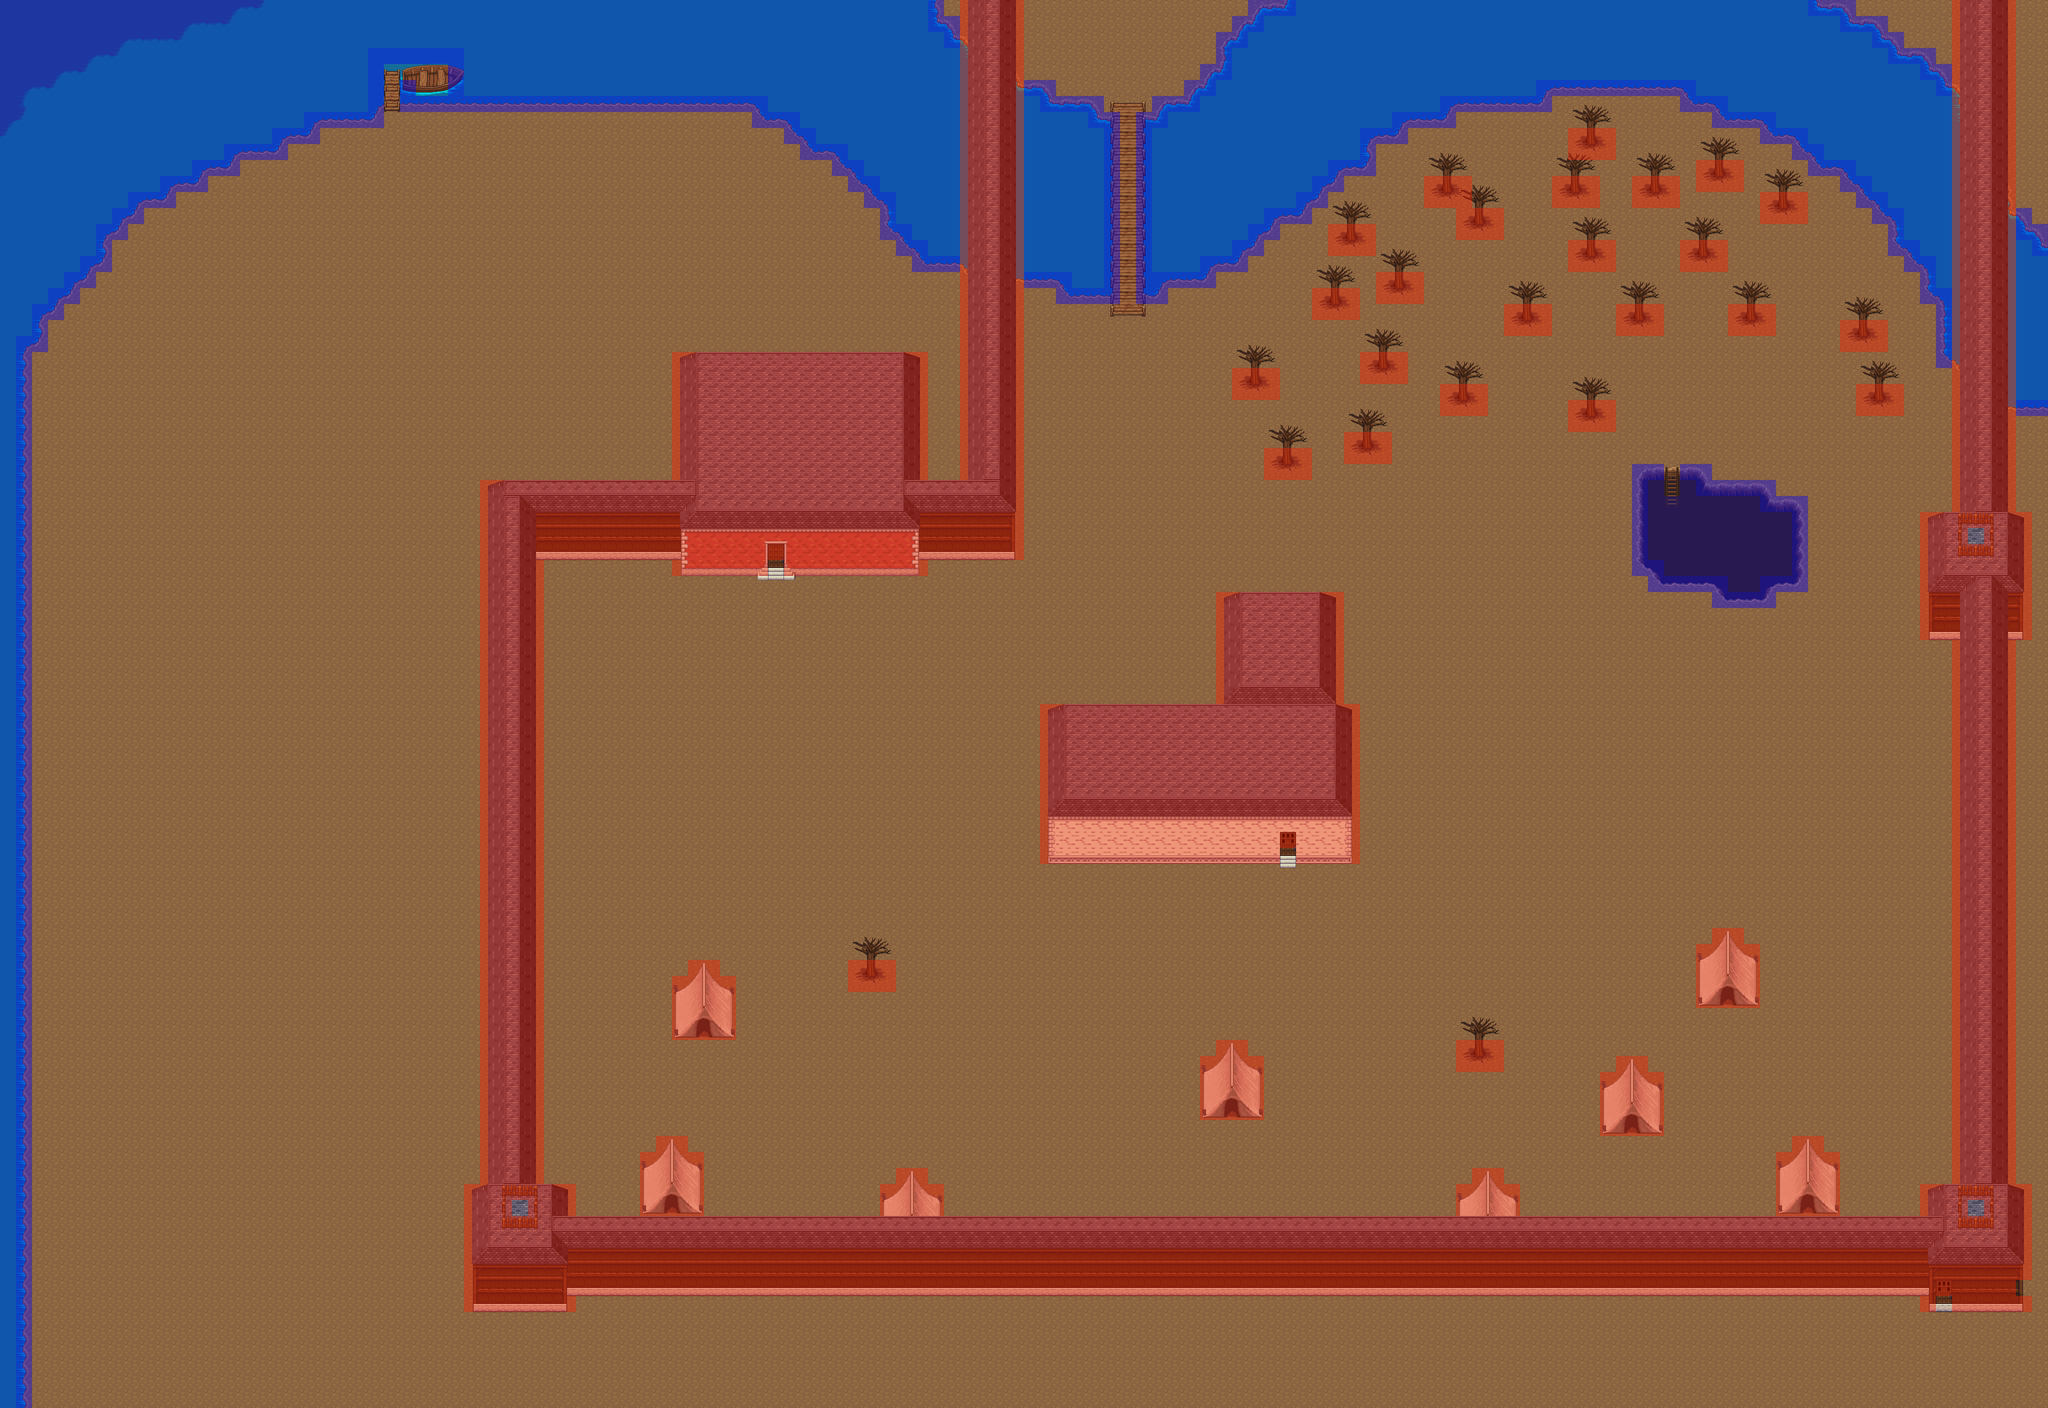

This game map was drawn from its Tiled (.tmx) file and the tilesets committed beside it. A one-line description and the trimmed map source follow:
An orthogonal 128x88 tile map with 32x32 px tiles, 5 tile layers (background, fringe, object, foreground, ...), 5 tilesets and 15 objects (5x on_trigger, 2x npcs/guardskelleft.txt, npcs/guardskelright.txt, npcs/human1.txt, npcs/human2.txt, ...).

<map version="1.0" orientation="orthogonal" width="128" height="88" tilewidth="32" tileheight="32">
 <properties>
  <property name="music" value="music/ambientmain.ogg" />
  <property name="tileset" value="tilesetdefs/master.txt" />
  <property name="title" value="Lowlands Labor Camp" />
 </properties>
 <tileset firstgid="1" name="tiled_collision" tilewidth="32" tileheight="32">
  <image source="masters/tiled_collision.png" width="480" height="32" />
 </tileset>
 <tileset firstgid="16" name="32" tilewidth="32" tileheight="32">
  <image source="masters/32.png" width="960" height="1248" />
 </tileset>
 <tileset firstgid="1186" name="64" tilewidth="32" tileheight="64">
  <image source="masters/64.png" width="960" height="256" />
 </tileset>
 <tileset firstgid="1306" name="96" tilewidth="32" tileheight="96">
  <image source="masters/96.png" width="960" height="384" />
 </tileset>
 <tileset firstgid="1426" name="128" tilewidth="32" tileheight="128">
  <image source="masters/128.png" width="960" height="256" />
 </tileset>
 <layer name="background" width="128" height="88">
  <data>[11264 cells, 11264 non-empty, 11 distinct tile ids]</data>
 </layer>
 <layer name="fringe" width="128" height="88">
  <data>[11264 cells, 912 non-empty, 78 distinct tile ids]</data>
 </layer>
 <layer name="object" width="128" height="88">
  <data>[11264 cells, 1122 non-empty, 56 distinct tile ids]</data>
 </layer>
 <layer name="foreground" width="128" height="88">
  <data>[11264 cells, 163 non-empty, 13 distinct tile ids]</data>
 </layer>
 <layer name="collision" width="128" height="88">
  <data>[11264 cells, 3441 non-empty, 3 distinct tile ids]</data>
 </layer>
 <objectgroup name="npc" width="128" height="88">
  <object name="Skeleton" type="npcs/guardskelright.txt" x="1024" y="2400" width="32" height="32" />
  <object name="Guard" type="npcs/guardskelleft.txt" x="3936" y="2400" width="32" height="32" />
  <object name="Guard" type="npcs/guardskelleft.txt" x="3936" y="1056" width="32" height="32" />
  <object name="Maria" type="npcs/human1.txt" x="3232" y="2272" width="32" height="32" />
  <object name="Shell" type="npcs/human2.txt" x="3328" y="192" width="32" height="32" />
  <object name="Toan" type="npcs/human3.txt" x="2528" y="1728" width="32" height="32" />
  <object name="Ham" type="npcs/human4.txt" x="3776" y="1408" width="32" height="32" />
  <object name="Pix" type="npcs/orc2.txt" x="1504" y="1376" width="32" height="32" />
  <object name="Tanna" type="npcs/orc1.txt" x="1472" y="2016" width="32" height="32" />
  <object name="Clubb" type="npcs/orc3.txt" x="2176" y="672" width="32" height="32" />
 </objectgroup>
 <objectgroup name="event" width="128" height="88">
  <object name="Teleport to Mine" type="on_trigger" x="3328" y="960" width="32" height="32">
   <properties>
    <property name="intermap" value="maps/mines.txt,12,6" />
   </properties>
  </object>
  <object name="Teleport to Checkpoint" type="on_trigger" x="3872" y="2592" width="32" height="32" />
  <object name="Teleport to Cliffside" type="on_trigger" x="2048" y="0" width="448" height="32" />
  <object name="Teleport to Overseer's Quarters" type="on_trigger" x="1536" y="1120" width="32" height="32" />
  <object name="Teleport to Dining Hall" type="on_trigger" x="2560" y="1696" width="32" height="32" />
 </objectgroup>
</map>
